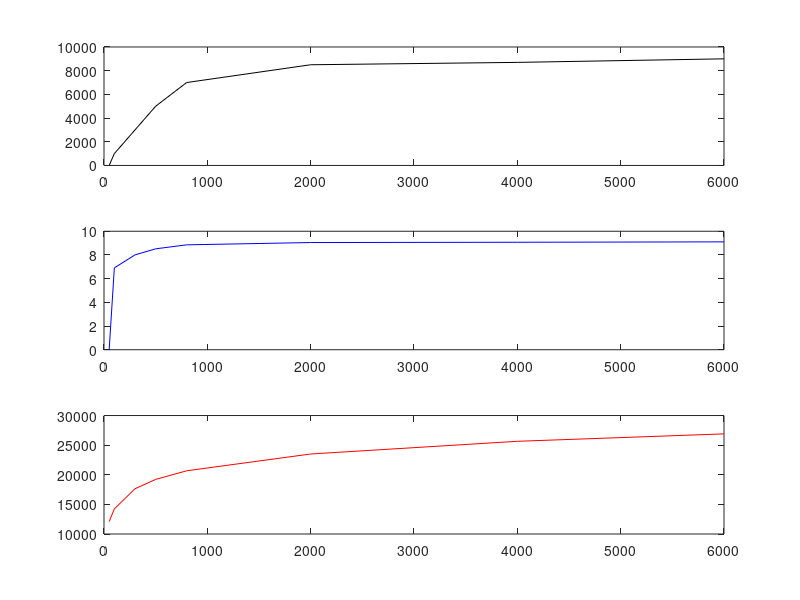

MATLAB code to generate this figure:

y = [1,1000,3000,5000,7000,8500,8700,9000]; 
x = [50,100,300,500,800,2000,4000,6000]; 

f = polyfit(x,y,1);
f
ny = f(1)*exp(-x*f(2));
subplot(3,1,1);
plot(x,y,'-k');
subplot(3,1,2);
plot(x,log(y),'-b');
subplot(3,1,3); 
plot(x,f(1) + f(2)*log(x),'-r'); 